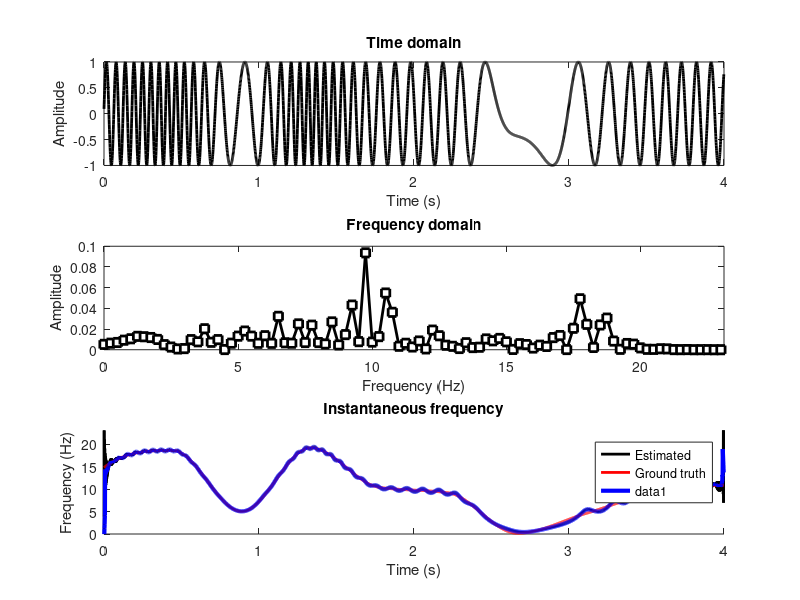

Reproduce this figure in MATLAB. (Note: this script raises an error after producing the figure.)
%%
%     
%     Instantaneous frequency in simulated and in real data
% 
%
%%



% simulation details
srate = 1000;
time  = (0:4*srate-1)/srate;
pnts  = length(time);
noise = 0; % noise amplitude


% create signal (multipolar chirp)
k = 10; % poles for frequencies
freqmod = 20*interp1(rand(1,k),linspace(1,k,pnts),'pchip');
signal  = sin( 2*pi * ((time + cumsum(freqmod))/srate) );
signal  = signal + randn(size(signal))*noise;


% compute instantaneous frequency
angels = angle(hilbert(signal));
instfreq = diff(unwrap(angels))/(2*pi/srate);


% static power spectrum
hz  = linspace(0,srate/2,floor(pnts/2)+1);
amp = 2*abs(fft(signal)/pnts);
amp = amp(1:length(hz)).^2;


%% plotting

figure(1), clf

% signal
subplot(311)
plot(time,signal,'k','linew',2)
xlabel('Time (s)'), ylabel('Amplitude')
title('Time domain')

% static power spectrum
subplot(312)
plot(hz,amp,'ks-','linew',2,'markerfacecolor','w')
title('Frequency domain')
set(gca,'xlim',[0 max(freqmod)*1.2])
xlabel('Frequency (Hz)'), ylabel('Amplitude')

% IF
subplot(313), hold on
plot(time(1:end-1),instfreq,'k','linew',2)
plot(time,freqmod,'r','linew',2)
set(gca,'ylim',[0 max(freqmod)*1.2])
xlabel('Time (s)'), ylabel('Frequency (Hz)')
legend({'Estimated';'Ground truth'})
title('Instantaneous frequency')

%% clean the IF: mean-smoothing

% mean smoothing kernel
k = 13;
kernel = ones(1,k)/k;
nfft = pnts + k - 1;
instfreqSmooth = ifft( fft(kernel,nfft).*fft(instfreq,nfft) );
instfreqSmooth = instfreqSmooth(ceil(k/2):end-ceil(k/2));

plot(time(1:end-1),instfreqSmooth,'b','linew',3)

%% in real data!

%load EEGrestingState.mat
load N6_singlechandata.mat
time = (0:length(singlechandata)-1)/srate;

figure(2), clf
pwelch(singlechandata,srate,srate/2,srate*2,srate)
set(gca,'xlim',[0 40])


%% narrowband filter around 10 Hz (FIR)

% filter parameters
nyquist = srate/2;
frange  = [8 12];
order   = round( 20*srate/frange(1) );

% filter kernel
filtkern = fir1(order,frange/nyquist);

% compute the power spectrum of the filter kernel
filtpow = abs(fft(filtkern)).^2;
% compute the frequencies vector and remove negative frequencies
hz      = linspace(0,srate/2,floor(length(filtkern)/2)+1);
filtpow = filtpow(1:length(hz));


%%% visualize the filter kernel
figure(3), clf
subplot(121)
plot(filtkern,'linew',2)
xlabel('Time points')
title('Filter kernel (fir1)')
axis square

% plot amplitude spectrum of the filter kernel
subplot(122), hold on
plot(hz,filtpow,'ks-','linew',2,'markerfacecolor','w')
plot([0 frange(1) frange frange(2) nyquist],[0 0 1 1 0 0],'ro-','linew',2,'markerfacecolor','w')

% dotted line corresponding to the lower edge of the filter cut-off
plot([1 1]*frange(1),get(gca,'ylim'),'k:')

% make the plot look nicer
set(gca,'xlim',[0 frange(1)*4])%,'ylim',[-.05 1.05])
xlabel('Frequency (Hz)'), ylabel('Filter gain')
legend({'Actual';'Ideal'})
title('Frequency response of filter (fir1)')
axis square


%% IF on filtered data

% apply the filter to the data
feegdata = filtfilt(filtkern,1,double(singlechandata));

% plot the data for comparison
figure(4), clf
plot(time,singlechandata, time,feegdata ,'linew',2)
xlabel('Time (s)'), ylabel('Amplitude')
zoom on



% compute instantaneous frequency
angels = angle(hilbert(feegdata));
instalpha = diff(unwrap(angels))/(2*pi/srate);

figure(5), clf
plot(time(1:end-1),instalpha,'ks-','markerfacecolor','w')
xlabel('Time (s)'), ylabel('Frequency (Hz)')
zoom on

%% apply median filter to supra-threshold points

% convert to z and show histogram
instz = (instalpha-mean(instalpha)) / std(instalpha);

figure(6), clf
hist(instz,200)
xlabel('I.F. (z)'), ylabel('Count')
title('Distribution of z-norm. IF')

% identify supra-threshold data points
tofilter = find( abs(instz)>2 );

% now for median filter
instalphaFilt = instalpha;
k = round(1000*50/srate); % median kernel size is 2k+1, where k is time in ms
for i=1:length(tofilter)
    indices = max(1,tofilter(i)-k):min(pnts,tofilter(i)+k);
    instalphaFilt(tofilter(i)) = median(instalpha(indices));
end

figure(7), clf, hold on
plot(time(1:end-1),instalpha,'k','linew',2)
plot(time(1:end-1),instalphaFilt,'r--','linew',2)
xlabel('Time (s)'), ylabel('Frequency (Hz)')
legend({'Original';'Filtered'})
set(gca,'ylim',[5 15])
zoom on

%% done.
